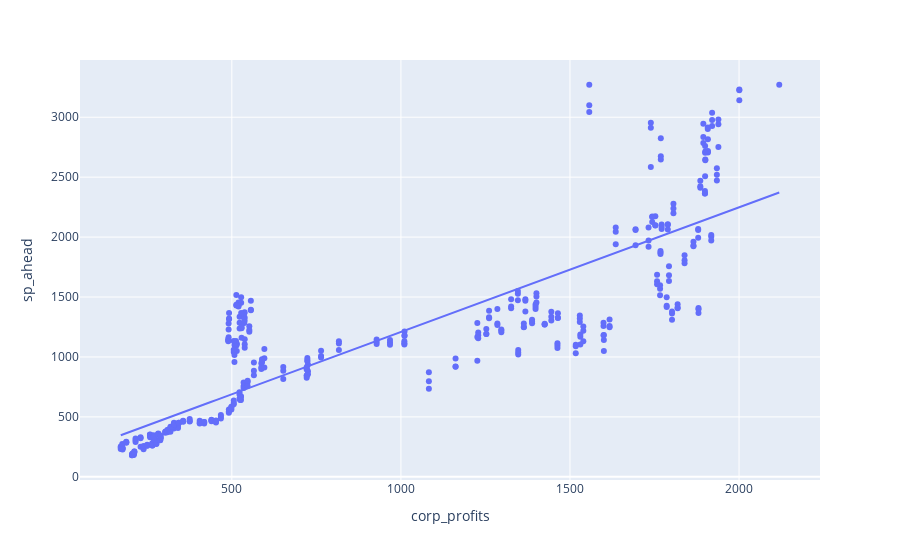
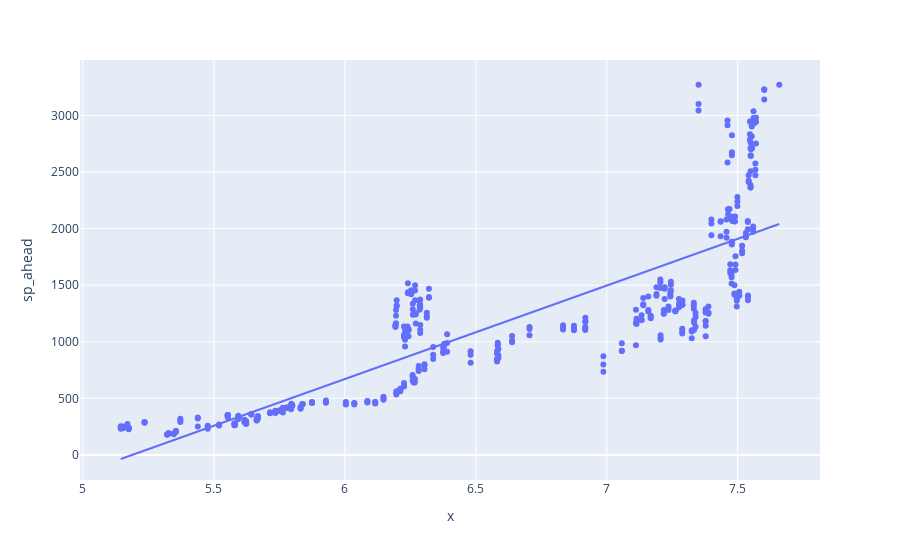
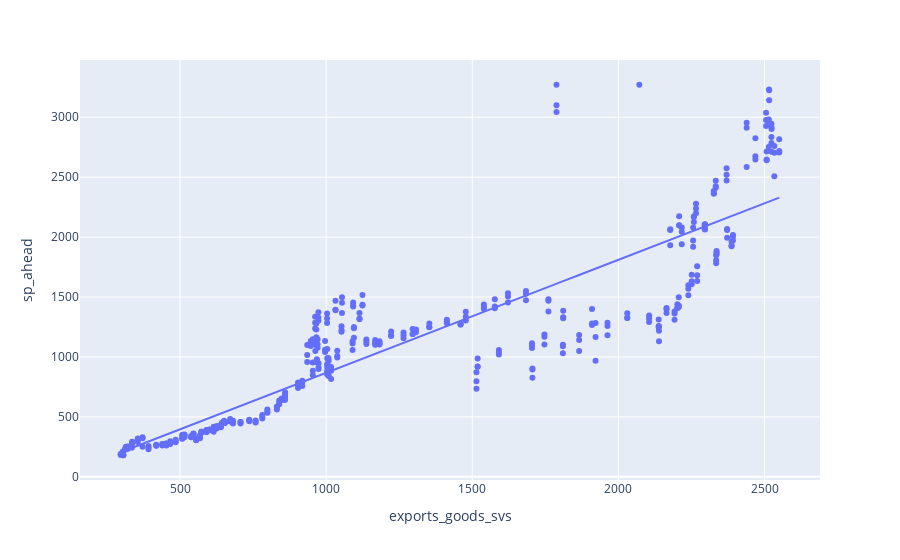
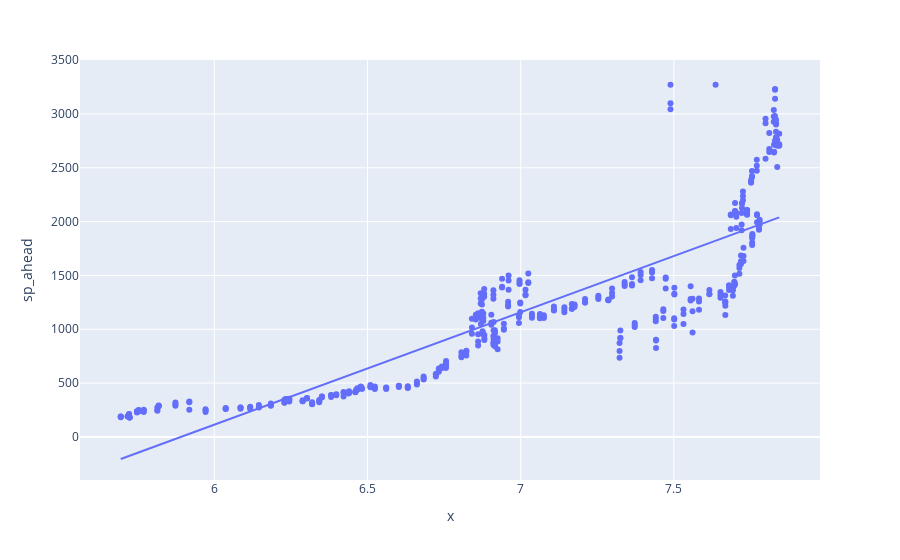

Here is the notebook cell these charts were saved with, in order:
### Code cell
columns = list(df.columns[:-3])

for col in columns:
    print(f'Distribution of {col}:')
    sns.distplot(df[col])
    plt.show();

    print(f'\n\n {col} with no transformation versus SP500 ahead')
    display(px.scatter(df, x=col, y='sp_ahead', trendline='ols'))
    
    print(f'\n\n Natural log distribution of {col}')
    sns.distplot(np.log(df[col]))
    plt.show();
    
    print(f'\n\n {col} with natural log transformation versus SP500 ahead')
    display(px.scatter(df, x=np.log(df[col]), y='sp_ahead', trendline='ols'))

### Figure 1 — Plotly figure (JSON) as saved in the notebook; plotly's stock layout.template omitted (floating-point values rounded to 4 significant figures; data arrays with more than 128 entries replaced by an {"elided": "..."} marker saying what was removed)
{"data": [{"hovertemplate": "corp_profits=%{x}<br>sp_ahead=%{y}<extra></extra>", "legendgroup": "", "marker": {"color": "#636efa", "symbol": "circle"}, "mode": "markers", "name": "", "orientation": "v", "showlegend": false, "type": "scatter", "x": {"elided": "427 float values"}, "xaxis": "x", "y": {"elided": "427 float values"}, "yaxis": "y"}, {"hovertemplate": "<b>OLS trendline</b><br>sp_ahead = 1.03995 * corp_profits + 168.847<br>R<sup>2</sup>=0.742448<br><br>corp_profits=%{x}<br>sp_ahead=%{y} <b>(trend)</b><extra></extra>", "legendgroup": "", "marker": {"color": "#636efa", "symbol": "circle"}, "mode": "lines", "name": "", "showlegend": false, "type": "scatter", "x": {"elided": "427 float values"}, "xaxis": "x", "y": {"elided": "427 float values"}, "yaxis": "y"}], "layout": {"legend": {"tracegroupgap": 0}, "margin": {"t": 60}, "xaxis": {"anchor": "y", "domain": [0, 1], "title": {"text": "corp_profits"}}, "yaxis": {"anchor": "x", "domain": [0, 1], "title": {"text": "sp_ahead"}}}}

### Figure 2 — Plotly figure (JSON) as saved in the notebook; plotly's stock layout.template omitted (floating-point values rounded to 4 significant figures; data arrays with more than 128 entries replaced by an {"elided": "..."} marker saying what was removed)
{"data": [{"hovertemplate": "x=%{x}<br>sp_ahead=%{y}<extra></extra>", "legendgroup": "", "marker": {"color": "#636efa", "symbol": "circle"}, "mode": "markers", "name": "", "orientation": "v", "showlegend": false, "type": "scatter", "x": {"elided": "427 float values"}, "xaxis": "x", "y": {"elided": "427 float values"}, "yaxis": "y"}, {"hovertemplate": "<b>OLS trendline</b><br>sp_ahead = 825.998 * x + -4285.73<br>R<sup>2</sup>=0.709091<br><br>x=%{x}<br>sp_ahead=%{y} <b>(trend)</b><extra></extra>", "legendgroup": "", "marker": {"color": "#636efa", "symbol": "circle"}, "mode": "lines", "name": "", "showlegend": false, "type": "scatter", "x": {"elided": "427 float values"}, "xaxis": "x", "y": {"elided": "427 float values"}, "yaxis": "y"}], "layout": {"legend": {"tracegroupgap": 0}, "margin": {"t": 60}, "xaxis": {"anchor": "y", "domain": [0, 1], "title": {"text": "x"}}, "yaxis": {"anchor": "x", "domain": [0, 1], "title": {"text": "sp_ahead"}}}}

### Figure 3 — Plotly figure (JSON) as saved in the notebook; plotly's stock layout.template omitted (floating-point values rounded to 4 significant figures; data arrays with more than 128 entries replaced by an {"elided": "..."} marker saying what was removed)
{"data": [{"hovertemplate": "exports_goods_svs=%{x}<br>sp_ahead=%{y}<extra></extra>", "legendgroup": "", "marker": {"color": "#636efa", "symbol": "circle"}, "mode": "markers", "name": "", "orientation": "v", "showlegend": false, "type": "scatter", "x": {"elided": "427 float values"}, "xaxis": "x", "y": {"elided": "427 float values"}, "yaxis": "y"}, {"hovertemplate": "<b>OLS trendline</b><br>sp_ahead = 0.943244 * exports_goods_svs + -75.6352<br>R<sup>2</sup>=0.796884<br><br>exports_goods_svs=%{x}<br>sp_ahead=%{y} <b>(trend)</b><extra></extra>", "legendgroup": "", "marker": {"color": "#636efa", "symbol": "circle"}, "mode": "lines", "name": "", "showlegend": false, "type": "scatter", "x": {"elided": "427 float values"}, "xaxis": "x", "y": {"elided": "427 float values"}, "yaxis": "y"}], "layout": {"legend": {"tracegroupgap": 0}, "margin": {"t": 60}, "xaxis": {"anchor": "y", "domain": [0, 1], "title": {"text": "exports_goods_svs"}}, "yaxis": {"anchor": "x", "domain": [0, 1], "title": {"text": "sp_ahead"}}}}

### Figure 4 — Plotly figure (JSON) as saved in the notebook; plotly's stock layout.template omitted (floating-point values rounded to 4 significant figures; data arrays with more than 128 entries replaced by an {"elided": "..."} marker saying what was removed)
{"data": [{"hovertemplate": "x=%{x}<br>sp_ahead=%{y}<extra></extra>", "legendgroup": "", "marker": {"color": "#636efa", "symbol": "circle"}, "mode": "markers", "name": "", "orientation": "v", "showlegend": false, "type": "scatter", "x": {"elided": "427 float values"}, "xaxis": "x", "y": {"elided": "427 float values"}, "yaxis": "y"}, {"hovertemplate": "<b>OLS trendline</b><br>sp_ahead = 1044.45 * x + -6153.03<br>R<sup>2</sup>=0.742951<br><br>x=%{x}<br>sp_ahead=%{y} <b>(trend)</b><extra></extra>", "legendgroup": "", "marker": {"color": "#636efa", "symbol": "circle"}, "mode": "lines", "name": "", "showlegend": false, "type": "scatter", "x": {"elided": "427 float values"}, "xaxis": "x", "y": {"elided": "427 float values"}, "yaxis": "y"}], "layout": {"legend": {"tracegroupgap": 0}, "margin": {"t": 60}, "xaxis": {"anchor": "y", "domain": [0, 1], "title": {"text": "x"}}, "yaxis": {"anchor": "x", "domain": [0, 1], "title": {"text": "sp_ahead"}}}}
